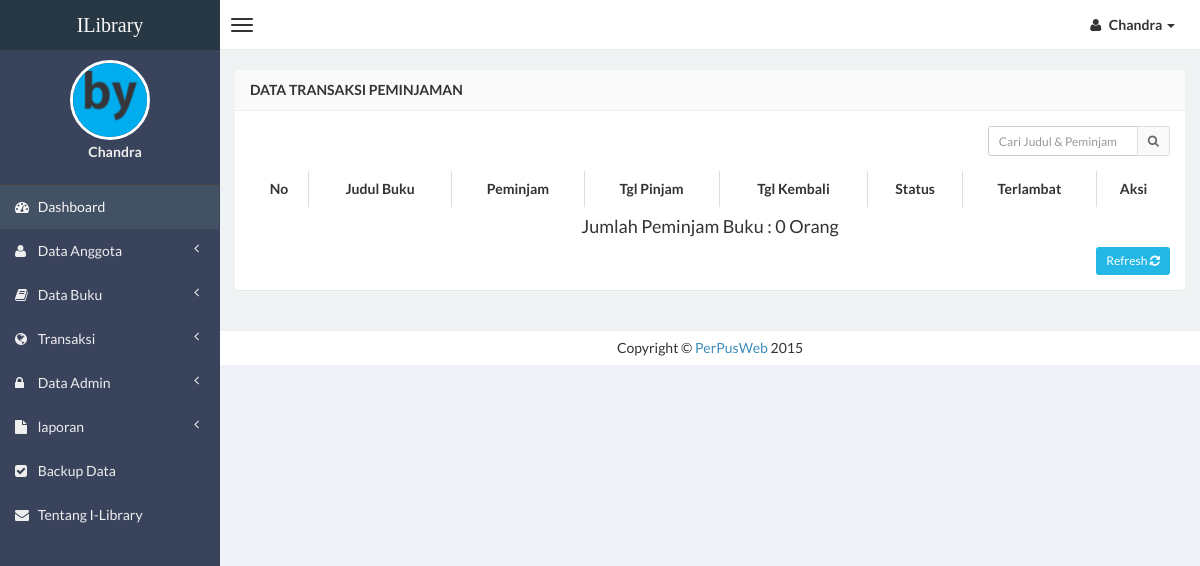
The page /admin/transaksi.php (signed in) on the database as committed earlier.
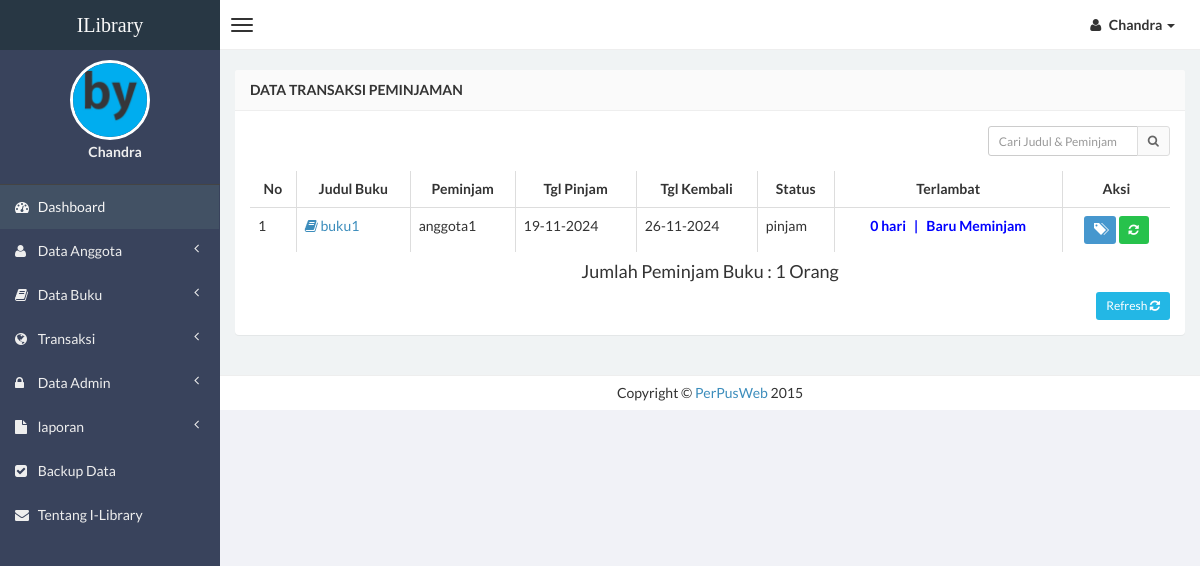
The same page on the database as committed later.
### tables this page shows
CREATE TABLE `trans_pinjam` (
  `id` int(5) NOT NULL,
  `judul_buku` varchar(250) NOT NULL,
  `id_peminjam` int(4) NOT NULL,
  `nama_peminjam` varchar(100) NOT NULL,
  `tgl_pinjam` varchar(15) NOT NULL,
  `tgl_kembali` varchar(15) NOT NULL,
  `status` varchar(10) NOT NULL,
  `ket` varchar(100) NOT NULL
);

### conn.php (called while the page is built, shortened)
<?php
function terlambat($tgl_dateline, $tgl_kembali) {
$tgl_dateline_pcs = explode ("-", $tgl_dateline);
$tgl_dateline_pcs = $tgl_dateline_pcs[2]."-".$tgl_dateline_pcs[1]."-".$tgl_dateline_pcs[0];
$tgl_kembali_pcs = explode ("-", $tgl_kembali);
$tgl_kembali_pcs = $tgl_kembali_pcs[2]."-".$tgl_kembali_pcs[1]."-".$tgl_kembali_pcs[0];
$selisih = strtotime ($tgl_kembali_pcs) - strtotime ($tgl_dateline_pcs);
$selisih = $selisih / 86400;
if ($selisih>=1) {
	$hasil_tgl = floor($selisih);
}
else {
	$hasil_tgl = 0;
}
return $hasil_tgl;
}
?>

### admin/transaksi.php (the view, shortened to what the changed rows need)
<?php
if (empty($_SESSION['username'])){
	header('location:../index.php');
} else {
	include "../conn.php";
?>
<!DOCTYPE html>
<html>
<head>
    <link href="../css/bootstrap.min.css" rel="stylesheet" type="text/css" />
    <link href="../css/font-awesome.min.css" rel="stylesheet" type="text/css" />
    <link href="../css/ionicons.min.css" rel="stylesheet" type="text/css" />
    <link href="../css/morris/morris.css" rel="stylesheet" type="text/css" />
    <link href="../css/jvectormap/jquery-jvectormap-1.2.2.css" rel="stylesheet" type="text/css" />
    <link href="../css/datepicker/datepicker3.css" rel="stylesheet" type="text/css" />
    <link href="../css/daterangepicker/daterangepicker-bs3.css" rel="stylesheet" type="text/css" />
    <link href="../css/iCheck/all.css" rel="stylesheet" type="text/css" />
    <link href="../css/style.css" rel="stylesheet" type="text/css" />
      </head>
      <body class="skin-black">
<?php } ?>
                <div class="wrapper row-offcanvas row-offcanvas-left">
                    <aside class="right-side">
                <section class="content">
                    <div class="row">
                        <div class="col-xs-12">
                            <div class="panel">
                                <div class="panel-body table-responsive">
                                    <?php
                    $query1="select * from trans_pinjam WHERE status='pinjam' ORDER BY id";
                    $tampil=mysql_query($query1) or die(mysql_error());
                    ?>
                                    <table id="example" class="table table-hover table-bordered">
                  <thead>
                      <tr>
                        <th><center>No</center></th>
                        <th><center>Judul Buku </center></th>
                        <th><center>Peminjam </center></th>
                        <th><center>Tgl Pinjam </center></th>
                        <th><center>Tgl Kembali </center></th>
                        <th><center>Status </center></th>
                        <th><center>Terlambat</center></th>
                        <th><center>Aksi</center></th>
                      </tr>
                  </thead>
                  <?php
                  $no=0;
                      while($data=mysql_fetch_array($tampil))
                    { $no++; ?>
                    <tbody>
                    <tr>
                    <td><?php echo $no;?></td>
                    <td><a href="detail-buku.php?hal=edit&kd=<?php echo $data['id_peminjam'];?>"><span class="fa fa-book"></span> <?php echo $data['judul_buku'];?></a></td>
                    <td><?php echo $data['nama_peminjam'];?></td>
                    <td><?php echo $data['tgl_pinjam'];?></td>
                    <td><?php echo $data['tgl_kembali'];?></td>
                    <td><?php echo $data['status'];?></td>
                    <td><?php
                      $tgl_dateline=$data['tgl_kembali'];
		              $tgl_kembali=date('Y-m-d');
		              $lambat=terlambat($tgl_dateline, $tgl_kembali);
                      $denda1=1000;
                      $denda=$lambat*$denda1;
		              if ($lambat>0) {
                      echo "<center><b><font color='red'>$lambat hari &nbsp | &nbsp(Rp. $denda1,- x $lambat) = Rp. $denda,-</font></b></center>";
		              }
		              else {
               	    echo "<center><b><font color='blue'> $lambat hari &nbsp | &nbsp Baru Meminjam</font></b></center>";
		              }
                    ?></td>
                    <td><center><div id="thanks">
                    <a class="btn btn-sm btn-primary" data-placement="bottom" data-toggle="tooltip" title="Kembali" href="kembali.php?hal=edit&id_trans=<?php echo $data['id'];?>&judul=<?php echo $data['judul_buku'];?>"><span class="glyphicon glyphicon-tags"></span></a>
                    <a class="btn btn-sm btn-success" data-placement="bottom" data-toggle="tooltip" title="Perpanjang" href="perpanjang.php?hal=id_trans=<?php echo $data['id'];?>&judul=<?php echo $data['judul_buku'];?>&kembali=<?php echo $data['tgl_kembali'];?>&lambat=<?php $lambat; ?>"><span class="fa fa-refresh fa-spin"></span></a>
                    </td></tr></div>
                    <?php
              }
              ?>
                   </table>
                  <?php $tampil=mysql_query("select * from trans_pinjam where status='pinjam' order by id");
                        $pinjam=mysql_num_rows($tampil);
                    ?>
                  <center><h4>Jumlah Peminjam Buku : <?php echo "$pinjam"; ?> Orang </h4> </center>
                                </div>
                            </div>
                        </div>
                    </div>
                </section>
            </aside>
        </div>
</body>
</html>

Rows that differ between the two databases and show on the page:
added trans_pinjam: judul_buku "buku1", nama_peminjam "anggota1", tgl_pinjam "19-11-2024", tgl_kembali "26-11-2024", status "pinjam", tgl_kembali "0"
Other text that changed with them:
$pinjam: "0" → "1"
